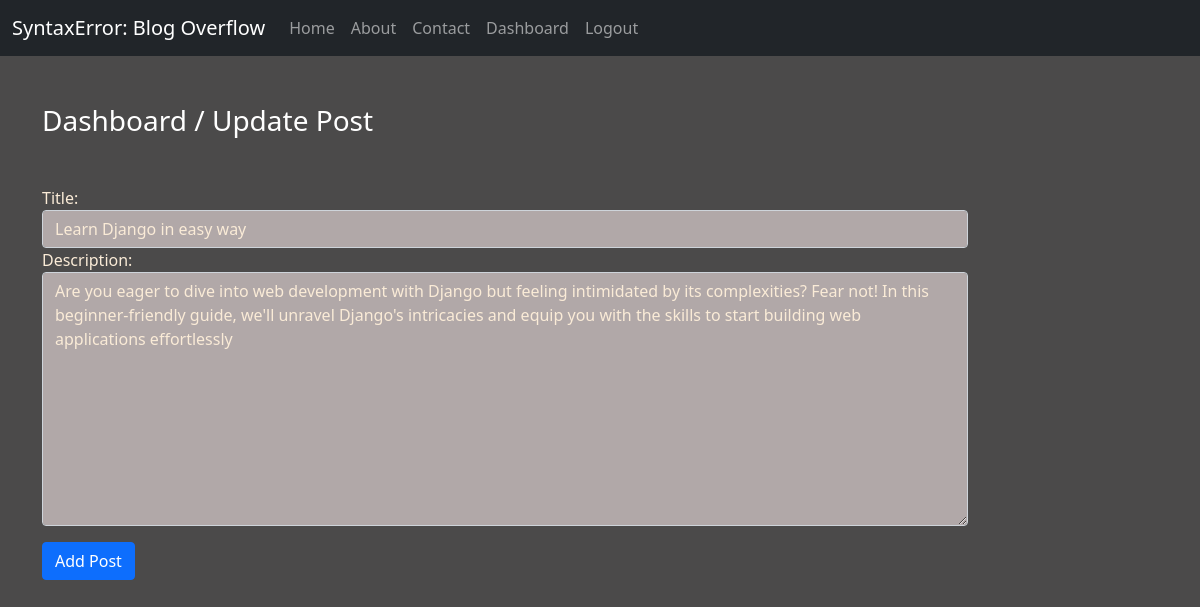
The page /updatepost/1/ (signed in) on the database its author committed.
### blog/models.py (models this page shows)
class Post(models.Model):
    title = models.CharField(max_length=200)
    desc = models.TextField()

### blog/views.py (the view)
# urls.py: path('updatepost/<int:id>/', views.update_post, name='updatepost'),
def update_post(request, id):
    if request.user.is_authenticated:
        if request.method == 'POST':
            pi = Post.objects.get(pk=id)
            form = PostForm(request.POST, instance=pi)
            if form.is_valid():
                form.save()
                messages.success(request, 'Post updated successfully')
                return HttpResponseRedirect('/dashboard/')
        else:
            pi = Post.objects.get(pk=id)
            form = PostForm(instance=pi)
        return render(request, 'blog/updatepost.html', {'form' : form})
    else:
        return HttpResponseRedirect('/login/')

### blog/forms.py
class PostForm(forms.ModelForm):
    class Meta:
        model = Post
        fields = ['title', 'desc']
        labels = {
            'title' : 'Title',
            'desc' : 'Description',
        }
        widgets = {
            'title' : forms.TextInput(attrs={
                'class' : 'form-control'
            }),
            'desc' : forms.Textarea(attrs={
                'class' : 'form-control'
            }),
        }

### blog/templates/blog/updatepost.html (shortened to what this page needs)
{% extends "blog/base.html" %}
{% load static %}
{% block content %}
    <div class="col-sm-10">
        <h3 class="text-white my-5">Dashboard / Update Post</h3>
        <form action="" method="post" novalidate>
            {% for fm in form %}
                <div class="form-group">
                    {{fm.label_tag}}
                    {{fm}}
                </div>
            {% endfor %}
            <input type="submit" value="Add Post" class="btn btn-primary mt-3">
        </form>
    </div>
{% endblock content %}

### blog/static/blog/css/style.css (style rules this page uses)
body { background-color: rgb(75, 74, 74); color: antiquewhite; }
.form-control { background-color: rgb(177, 168, 168); color: antiquewhite; }

### rows shown on the page
Post: form "Learn Django in easy way" "Are you eager to dive into web development with Django but feeling intimidated by its complexities? Fear not! In this beginner-friendly guide, we'll unravel Django's intricacies and equip you with the skills to start building web applications effortlessly"

### other values the page prints
{{ fm.label_tag }} "Title:" "Description:"
